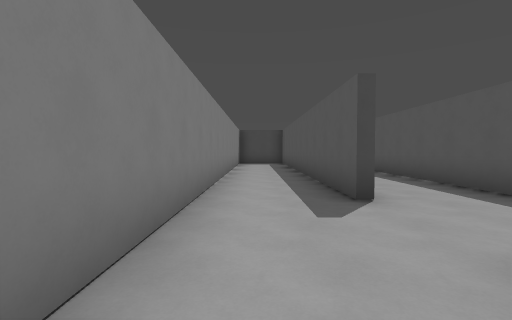
view 1 (above)

24 first-person views from a walk through a Godot game level. The camera is 1.4 m above the floor, tilts 2° down and sees 85° across. The floor is counted in squares, 2 m on a side. Each view is taken from the middle of a square. On the plan, view 1 faces up. The plan holds only what a view shows up to about 9 squares ahead; the rest is blank. The place goes on beyond the plan. Characters and animated objects are left out.

view 2
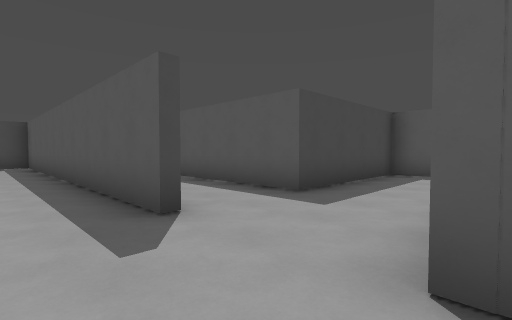

view 3
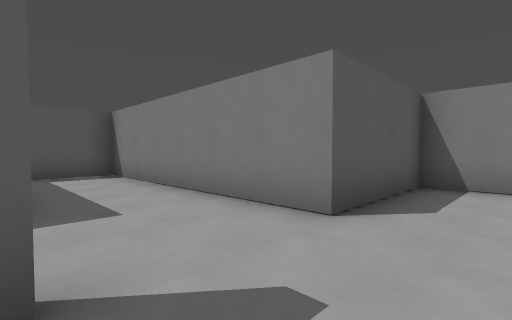

view 4
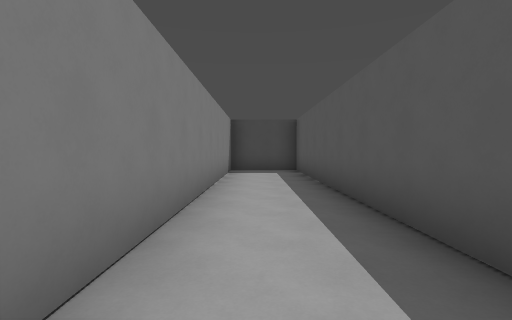

view 5
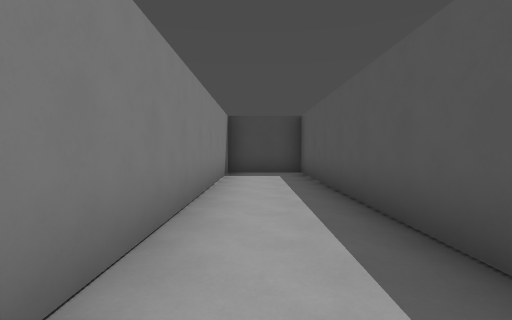

view 6
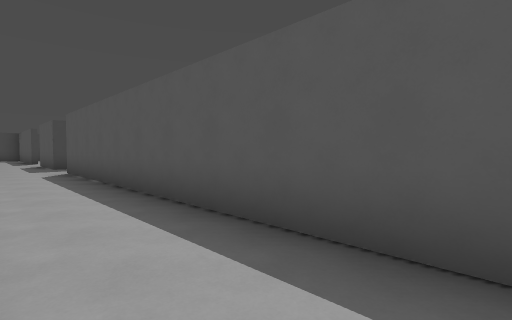

view 7
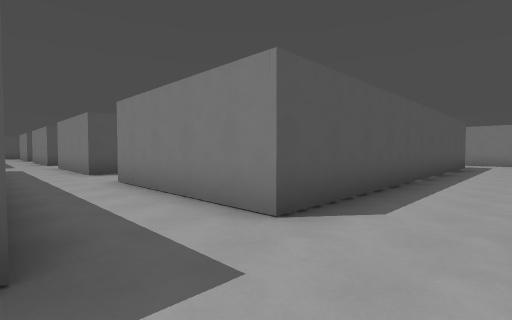

view 8
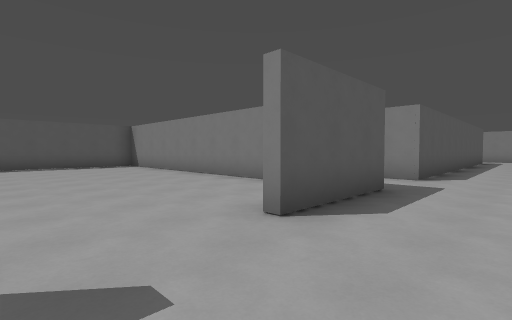

view 9
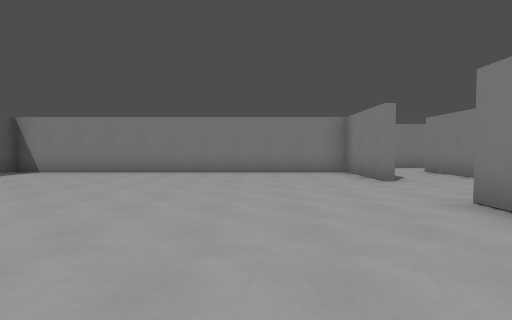

view 10
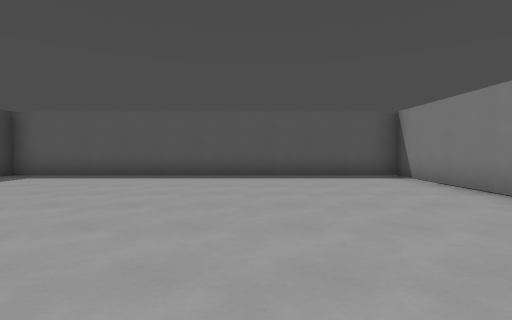

view 11
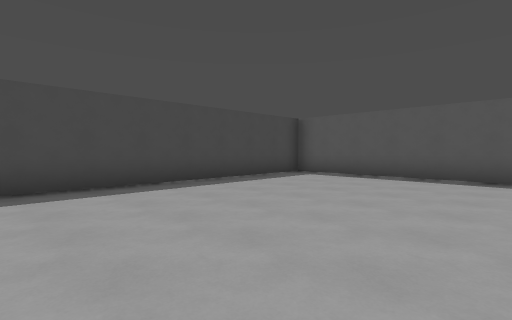

view 12
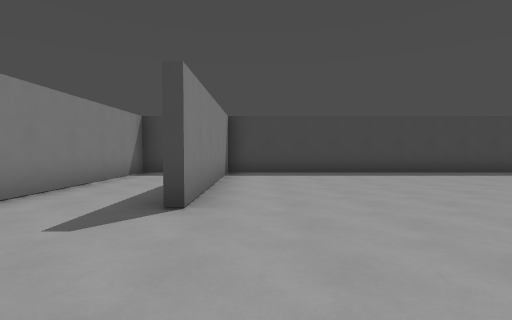

view 13
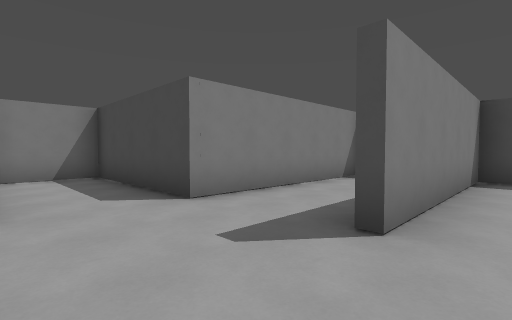

view 14
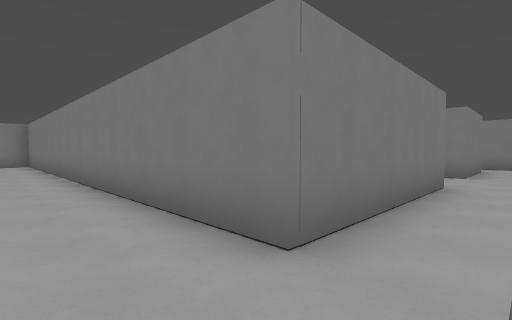

view 15
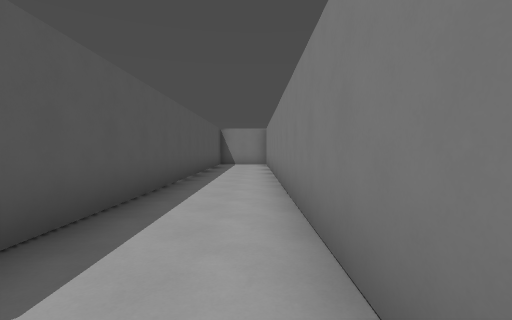

view 16
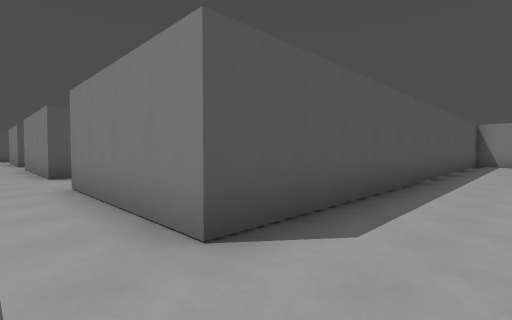

view 17
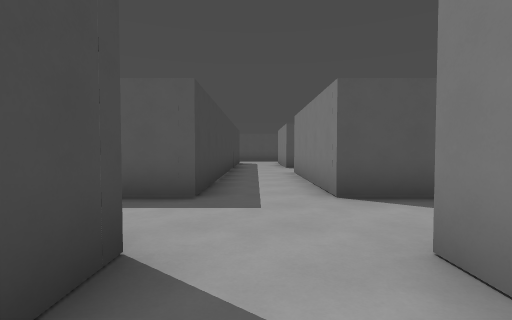

view 18
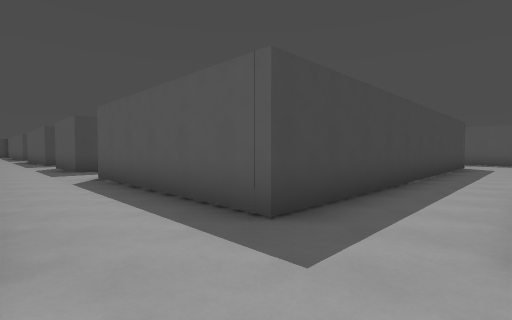

view 19
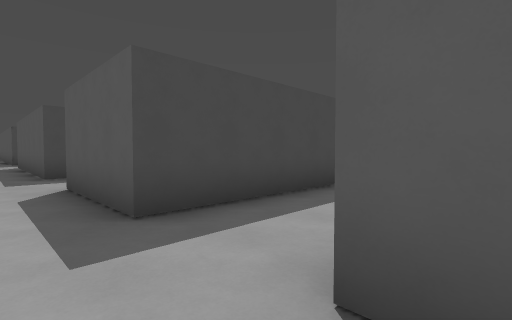

view 20
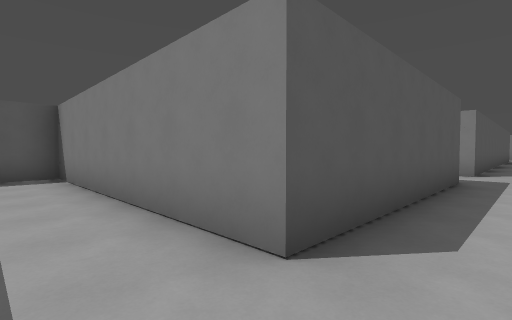

view 21
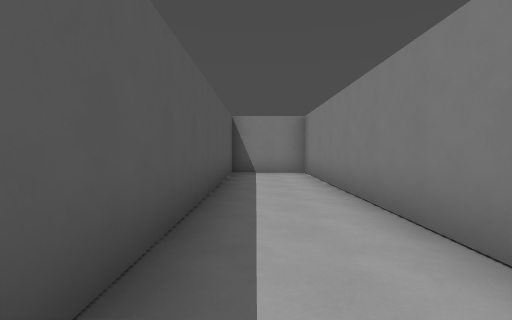

view 22
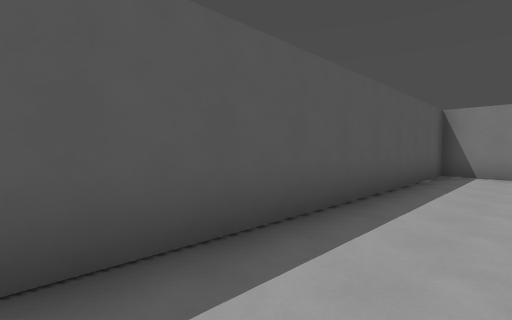

view 23
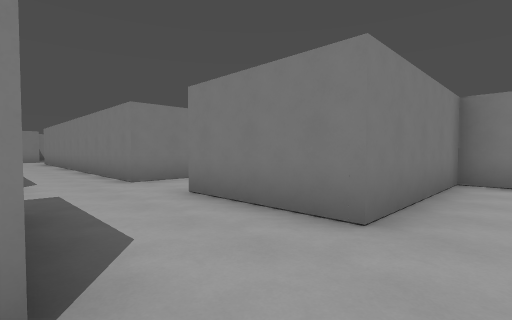

view 24
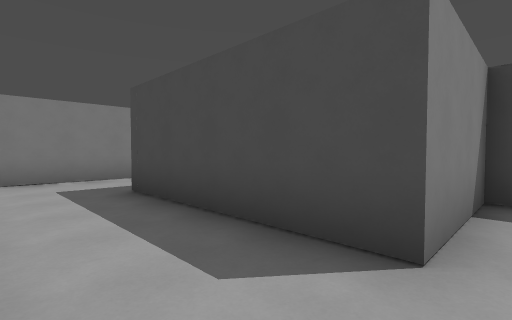

### Floor plan
Ten units are one square. View 1 is at (0, 0); x grows to the right and y downward. Boxes are objects, and circles mark ways between rooms. Rooms are numbered by the first view taken in them; rooms with no view inside come last. Other rooms are left out.
<svg viewBox="-33 -284 263 308">
<path fill="none" stroke="#000" d="M39 -169 39 -198M41 -198 41 -171 146 -171 146 -276 41 -276 41 -222M15 -149 15 -106M21 -276 15 -276 15 -222 -28 -222 -28 -199 15 -199 15 -169M14 -38 14 -146 -9 -146 -9 -9M1 19 14 19 14 -13 82 -13 82 -38 39 -38 39 -148 85 -148M85 -148 85 -13 107 -13 107 -148 149 -148M149 -169 139 -169M171 -148 206 -148M205 -169 171 -169 171 -226M171 -226 225 -226M215 -276 215 -249 171 -249 171 -279M149 -258 149 -233"/>
<circle cx="80" cy="-160" r="3" fill="#2a7"/>
<circle cx="160" cy="-220" r="3" fill="#2a7"/>
<text x="60" y="-180">1</text>
<text x="100" y="-120">2</text>
<text x="190" y="-240">3</text>
</svg>
Room 1 opens to room 2. Room 2 opens to room 3.

Where each view was taken, in squares from view 1:
view 1: 0 up, 0 right, facing up
view 2: 1 up, 0 right, facing up-right
view 3: 4 up, 0 right, facing down-right
view 4: 5 up, 0 right, facing up
view 5: 6 up, 0 right, facing up
view 6: 5 up, 2 right, facing up-right
view 7: 17 up, 2 right, facing down-right
view 8: 22 up, 2 right, facing down-right
view 9: 26 up, 7 right, facing down
view 10: 21 up, 7 right, facing right
view 11: 22 up, 7 right, facing up-right
view 12: 19 up, 5 right, facing up
view 13: 20 up, 5 right, facing up-left
view 14: 16 up, 10 right, facing down-left
view 15: 15 up, 9 right, facing down
view 16: 16 up, 9 right, facing down-right
view 17: 16 up, 13 right, facing right
view 18: 15 up, 15 right, facing up-right
view 19: 22 up, 16 right, facing up-right
view 20: 24 up, 16 right, facing down-right
view 21: 10 up, 10 right, facing down
view 22: 10 up, 9 right, facing down-right
view 23: 21 up, 4 right, facing down-left
view 24: 23 up, 22 right, facing up-left
